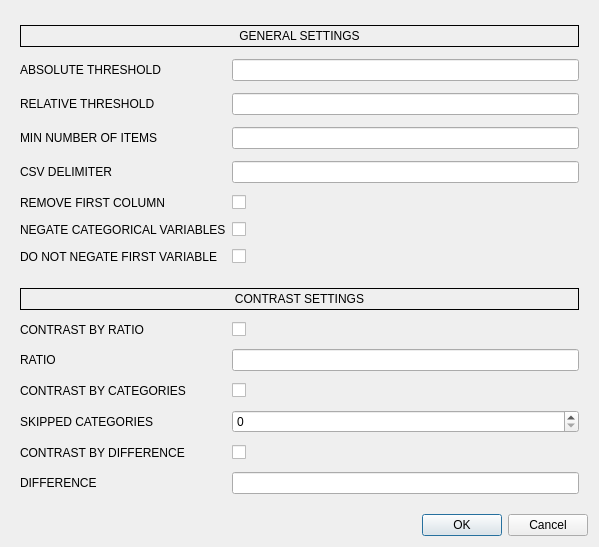
<?xml version="1.0" encoding="UTF-8"?>
<ui version="4.0">
 <class>SettingsDialog</class>
 <widget class="QDialog" name="SettingsDialog">
  <property name="geometry">
   <rect>
    <x>0</x>
    <y>0</y>
    <width>599</width>
    <height>538</height>
   </rect>
  </property>
  <property name="windowTitle">
   <string>Settings</string>
  </property>
  <layout class="QVBoxLayout" name="verticalLayout_2">
   <item>
    <widget class="QWidget" name="widget" native="true">
     <layout class="QVBoxLayout" name="verticalLayout">
      <item>
       <layout class="QFormLayout" name="formLayout">
        <property name="verticalSpacing">
         <number>12</number>
        </property>
        <property name="topMargin">
         <number>5</number>
        </property>
        <property name="bottomMargin">
         <number>5</number>
        </property>
        <item row="0" column="0" colspan="2">
         <widget class="QLabel" name="label_15">
          <property name="frameShape">
           <enum>QFrame::Box</enum>
          </property>
          <property name="text">
           <string>GENERAL SETTINGS</string>
          </property>
          <property name="alignment">
           <set>Qt::AlignBottom|Qt::AlignHCenter</set>
          </property>
         </widget>
        </item>
        <item row="1" column="0">
         <widget class="QLabel" name="label">
          <property name="text">
           <string>ABSOLUTE THRESHOLD</string>
          </property>
         </widget>
        </item>
        <item row="1" column="1">
         <widget class="QLineEdit" name="abs_threshold_input"/>
        </item>
        <item row="2" column="0">
         <widget class="QLabel" name="label_2">
          <property name="text">
           <string>RELATIVE THRESHOLD</string>
          </property>
         </widget>
        </item>
        <item row="2" column="1">
         <widget class="QLineEdit" name="rel_threshold_input"/>
        </item>
        <item row="3" column="0">
         <widget class="QLabel" name="label_3">
          <property name="text">
           <string>MIN NUMBER OF ITEMS</string>
          </property>
         </widget>
        </item>
        <item row="3" column="1">
         <widget class="QLineEdit" name="min_nbr_input"/>
        </item>
        <item row="4" column="0">
         <widget class="QLabel" name="label_4">
          <property name="text">
           <string>CSV DELIMITER</string>
          </property>
         </widget>
        </item>
        <item row="4" column="1">
         <widget class="QLineEdit" name="csv_delimiter_input"/>
        </item>
        <item row="5" column="0">
         <widget class="QLabel" name="label_5">
          <property name="text">
           <string>REMOVE FIRST COLUMN</string>
          </property>
         </widget>
        </item>
        <item row="5" column="1">
         <widget class="QCheckBox" name="remove_first_column_input">
          <property name="text">
           <string/>
          </property>
         </widget>
        </item>
        <item row="6" column="0">
         <widget class="QLabel" name="label_6">
          <property name="text">
           <string>NEGATE CATEGORICAL VARIABLES</string>
          </property>
         </widget>
        </item>
        <item row="6" column="1">
         <widget class="QCheckBox" name="negate_categ_vars_input">
          <property name="text">
           <string/>
          </property>
         </widget>
        </item>
        <item row="7" column="0">
         <widget class="QLabel" name="label_7">
          <property name="text">
           <string>DO NOT NEGATE FIRST VARIABLE</string>
          </property>
         </widget>
        </item>
        <item row="7" column="1">
         <widget class="QCheckBox" name="do_not_negate_first_var_input">
          <property name="text">
           <string/>
          </property>
         </widget>
        </item>
        <item row="8" column="0">
         <spacer name="verticalSpacer">
          <property name="orientation">
           <enum>Qt::Vertical</enum>
          </property>
          <property name="sizeHint" stdset="0">
           <size>
            <width>20</width>
            <height>40</height>
           </size>
          </property>
         </spacer>
        </item>
        <item row="9" column="0" colspan="2">
         <widget class="QLabel" name="label_14">
          <property name="frameShape">
           <enum>QFrame::Box</enum>
          </property>
          <property name="text">
           <string>CONTRAST SETTINGS</string>
          </property>
          <property name="alignment">
           <set>Qt::AlignBottom|Qt::AlignHCenter</set>
          </property>
         </widget>
        </item>
        <item row="10" column="0">
         <widget class="QLabel" name="label_8">
          <property name="text">
           <string>CONTRAST BY RATIO</string>
          </property>
         </widget>
        </item>
        <item row="10" column="1">
         <widget class="QCheckBox" name="contrast_by_ratio_input">
          <property name="text">
           <string/>
          </property>
         </widget>
        </item>
        <item row="11" column="0">
         <widget class="QLabel" name="label_9">
          <property name="text">
           <string>RATIO</string>
          </property>
         </widget>
        </item>
        <item row="11" column="1">
         <widget class="QLineEdit" name="rel_threshold_contrasts_input"/>
        </item>
        <item row="12" column="0">
         <widget class="QLabel" name="label_10">
          <property name="text">
           <string>CONTRAST BY CATEGORIES</string>
          </property>
         </widget>
        </item>
        <item row="12" column="1">
         <widget class="QCheckBox" name="contrast_by_skip_input">
          <property name="text">
           <string/>
          </property>
         </widget>
        </item>
        <item row="13" column="0">
         <widget class="QLabel" name="label_11">
          <property name="text">
           <string>SKIPPED CATEGORIES</string>
          </property>
         </widget>
        </item>
        <item row="13" column="1">
         <widget class="QSpinBox" name="contrast_skipped_classes"/>
        </item>
        <item row="14" column="0">
         <widget class="QLabel" name="label_12">
          <property name="text">
           <string>CONTRAST BY DIFFERENCE</string>
          </property>
         </widget>
        </item>
        <item row="14" column="1">
         <widget class="QCheckBox" name="contrast_by_gap_input">
          <property name="text">
           <string/>
          </property>
         </widget>
        </item>
        <item row="15" column="0">
         <widget class="QLabel" name="label_13">
          <property name="text">
           <string>DIFFERENCE</string>
          </property>
         </widget>
        </item>
        <item row="15" column="1">
         <widget class="QLineEdit" name="sliding_contrasts_gap_input"/>
        </item>
       </layout>
      </item>
     </layout>
    </widget>
   </item>
   <item>
    <widget class="QDialogButtonBox" name="buttonBox">
     <property name="orientation">
      <enum>Qt::Horizontal</enum>
     </property>
     <property name="standardButtons">
      <set>QDialogButtonBox::Cancel|QDialogButtonBox::Ok</set>
     </property>
    </widget>
   </item>
  </layout>
 </widget>
 <resources/>
 <connections>
  <connection>
   <sender>buttonBox</sender>
   <signal>accepted()</signal>
   <receiver>SettingsDialog</receiver>
   <slot>accept()</slot>
   <hints>
    <hint type="sourcelabel">
     <x>248</x>
     <y>254</y>
    </hint>
    <hint type="destinationlabel">
     <x>157</x>
     <y>274</y>
    </hint>
   </hints>
  </connection>
  <connection>
   <sender>buttonBox</sender>
   <signal>rejected()</signal>
   <receiver>SettingsDialog</receiver>
   <slot>reject()</slot>
   <hints>
    <hint type="sourcelabel">
     <x>316</x>
     <y>260</y>
    </hint>
    <hint type="destinationlabel">
     <x>286</x>
     <y>274</y>
    </hint>
   </hints>
  </connection>
 </connections>
</ui>
